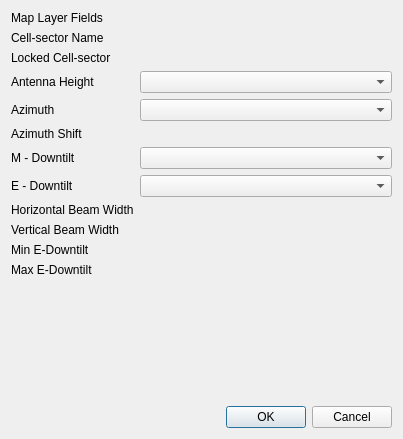
<?xml version="1.0" encoding="UTF-8"?>
<ui version="4.0">
 <class>Dialog</class>
 <widget class="QDialog" name="Dialog">
  <property name="geometry">
   <rect>
    <x>0</x>
    <y>0</y>
    <width>403</width>
    <height>439</height>
   </rect>
  </property>
  <property name="windowTitle">
   <string>Dialog</string>
  </property>
  <layout class="QVBoxLayout" name="verticalLayout">
   <item>
    <widget class="QLabel" name="label_2">
     <property name="text">
      <string>Map Layer Fields</string>
     </property>
    </widget>
   </item>
   <item>
    <layout class="QFormLayout" name="formLayout">
     <item row="0" column="0">
      <widget class="QLabel" name="label">
       <property name="text">
        <string>Cell-sector Name</string>
       </property>
      </widget>
     </item>
     <item row="0" column="1">
      <widget class="QgsFieldExpressionWidget" name="wName"/>
     </item>
     <item row="1" column="0">
      <widget class="QLabel" name="label_14">
       <property name="text">
        <string notr="true">Locked Cell-sector</string>
       </property>
      </widget>
     </item>
     <item row="1" column="1">
      <widget class="QgsFieldExpressionWidget" name="wLock">
       <property name="expressionDialogTitle">
        <string notr="true">Expression Builder</string>
       </property>
       <property name="allowEmptyFieldName">
        <bool>true</bool>
       </property>
      </widget>
     </item>
     <item row="2" column="0">
      <widget class="QLabel" name="label_3">
       <property name="text">
        <string>Antenna Height</string>
       </property>
      </widget>
     </item>
     <item row="2" column="1">
      <widget class="QgsFieldComboBox" name="wHeight"/>
     </item>
     <item row="3" column="0">
      <widget class="QLabel" name="label_4">
       <property name="text">
        <string>Azimuth</string>
       </property>
      </widget>
     </item>
     <item row="3" column="1">
      <widget class="QgsFieldComboBox" name="wAzimuth"/>
     </item>
     <item row="4" column="0">
      <widget class="QLabel" name="label_11">
       <property name="text">
        <string>Azimuth Shift</string>
       </property>
      </widget>
     </item>
     <item row="4" column="1">
      <widget class="QgsFieldExpressionWidget" name="wShift"/>
     </item>
     <item row="5" column="0">
      <widget class="QLabel" name="label_5">
       <property name="text">
        <string>M - Downtilt</string>
       </property>
      </widget>
     </item>
     <item row="5" column="1">
      <widget class="QgsFieldComboBox" name="wM_Tilt"/>
     </item>
     <item row="6" column="0">
      <widget class="QLabel" name="label_6">
       <property name="text">
        <string>E - Downtilt</string>
       </property>
      </widget>
     </item>
     <item row="6" column="1">
      <widget class="QgsFieldComboBox" name="wE_Tilt"/>
     </item>
     <item row="7" column="0">
      <widget class="QLabel" name="label_7">
       <property name="text">
        <string>Horizontal Beam Width</string>
       </property>
      </widget>
     </item>
     <item row="7" column="1">
      <widget class="QgsFieldExpressionWidget" name="wH_Width">
       <property name="allowEmptyFieldName">
        <bool>false</bool>
       </property>
      </widget>
     </item>
     <item row="8" column="0">
      <widget class="QLabel" name="label_8">
       <property name="text">
        <string>Vertical Beam Width</string>
       </property>
      </widget>
     </item>
     <item row="8" column="1">
      <widget class="QgsFieldExpressionWidget" name="wV_Width">
       <property name="allowEmptyFieldName">
        <bool>false</bool>
       </property>
      </widget>
     </item>
     <item row="9" column="0">
      <widget class="QLabel" name="label_9">
       <property name="text">
        <string>Min E-Downtilt</string>
       </property>
      </widget>
     </item>
     <item row="9" column="1">
      <widget class="QgsFieldExpressionWidget" name="wMin_E_Tilt">
       <property name="allowEmptyFieldName">
        <bool>false</bool>
       </property>
      </widget>
     </item>
     <item row="10" column="0">
      <widget class="QLabel" name="label_10">
       <property name="text">
        <string>Max E-Downtilt</string>
       </property>
      </widget>
     </item>
     <item row="10" column="1">
      <widget class="QgsFieldExpressionWidget" name="wMax_E_Tilt">
       <property name="allowEmptyFieldName">
        <bool>false</bool>
       </property>
      </widget>
     </item>
    </layout>
   </item>
   <item>
    <spacer name="verticalSpacer">
     <property name="orientation">
      <enum>Qt::Vertical</enum>
     </property>
     <property name="sizeHint" stdset="0">
      <size>
       <width>20</width>
       <height>40</height>
      </size>
     </property>
    </spacer>
   </item>
   <item>
    <widget class="QLabel" name="lbError">
     <property name="toolTip">
      <string notr="true"/>
     </property>
     <property name="styleSheet">
      <string notr="true">color: rgb(255, 0, 0);</string>
     </property>
     <property name="text">
      <string notr="true"/>
     </property>
    </widget>
   </item>
   <item>
    <widget class="QDialogButtonBox" name="buttonBox">
     <property name="orientation">
      <enum>Qt::Horizontal</enum>
     </property>
     <property name="standardButtons">
      <set>QDialogButtonBox::Cancel|QDialogButtonBox::Ok</set>
     </property>
    </widget>
   </item>
  </layout>
 </widget>
 <customwidgets>
  <customwidget>
   <class>QgsFieldComboBox</class>
   <extends>QComboBox</extends>
   <header>qgsfieldcombobox.h</header>
  </customwidget>
  <customwidget>
   <class>QgsFieldExpressionWidget</class>
   <extends>QWidget</extends>
   <header>qgsfieldexpressionwidget.h</header>
  </customwidget>
 </customwidgets>
 <resources/>
 <connections>
  <connection>
   <sender>buttonBox</sender>
   <signal>accepted()</signal>
   <receiver>Dialog</receiver>
   <slot>accept()</slot>
   <hints>
    <hint type="sourcelabel">
     <x>248</x>
     <y>254</y>
    </hint>
    <hint type="destinationlabel">
     <x>157</x>
     <y>274</y>
    </hint>
   </hints>
  </connection>
  <connection>
   <sender>buttonBox</sender>
   <signal>rejected()</signal>
   <receiver>Dialog</receiver>
   <slot>reject()</slot>
   <hints>
    <hint type="sourcelabel">
     <x>316</x>
     <y>260</y>
    </hint>
    <hint type="destinationlabel">
     <x>286</x>
     <y>274</y>
    </hint>
   </hints>
  </connection>
 </connections>
</ui>
